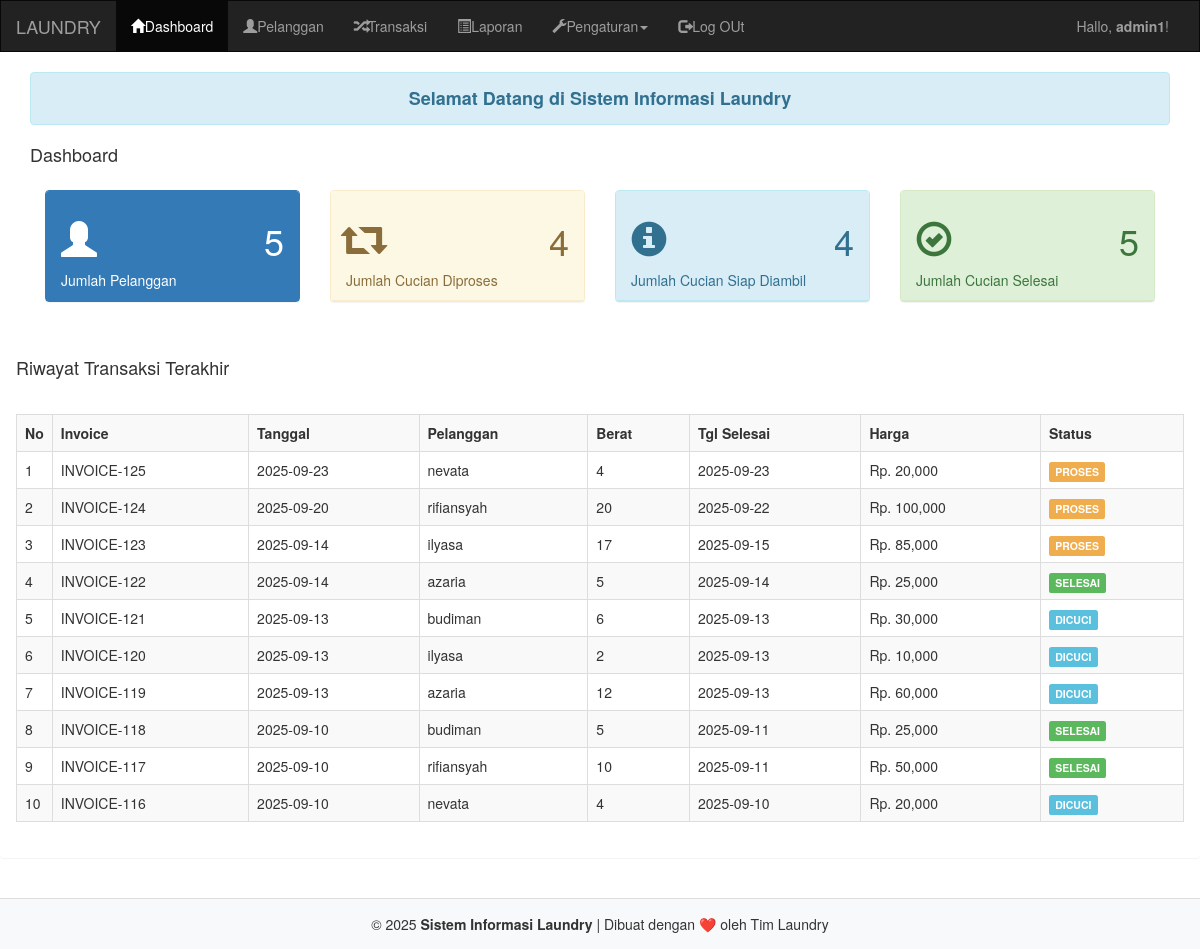
The page /admin/index.php (signed in) on the database its author committed.
### tables this page shows
CREATE TABLE `transaksi` (
  `transaksi_id` int(11) NOT NULL,
  `transaksi_tgl` date NOT NULL,
  `transaksi_pelanggan` int(11) NOT NULL,
  `transaksi_harga` int(11) NOT NULL,
  `transaksi_berat` int(11) NOT NULL,
  `transaksi_tgl_selesai` date NOT NULL,
  `transaksi_status` int(11) NOT NULL
);

CREATE TABLE `pelanggan` (
  `pelanggan_id` int(11) NOT NULL,
  `pelanggan_nama` varchar(255) NOT NULL,
  `pelanggan_hp` varchar(20) NOT NULL,
  `pelanggan_alamat` text NOT NULL
);

### admin/index.php (the view, shortened to what this page needs)
<?php
    include 'header.php';
    include '../koneksi.php';
?>
<div class ="container">
    <div class="alert alert-info text-center">
        <h4 style="margin-bottom: 0px;"><b>Selamat Datang di Sistem Informasi Laundry</b></h4>
    </div>
    <div class="panel>
    <div class = "panel-heading">
        <h4>Dashboard</h4>
    </div>
    <div class = "panel-body">
        <div class="row">
            <div class="col-md-3">
                <div class="panel panel-primary">
                    <div class="panel-heading">
                        <h1>
                            <i class="glyphicon glyphicon-user"></i>
                            <span class="pull-right">
                                <?php
                                    $pelanggan = mysqli_query($koneksi,"select * from pelanggan");
                                    echo mysqli_num_rows($pelanggan);
                                ?>
                            </span>
                        </h1>
                        Jumlah Pelanggan
                    </div>
                </div>
            </div>
            <div class="col-md-3">
                <div class="panel panel-warning">
                    <div class="panel-heading">
                        <h1>
                            <i class="glyphicon glyphicon-retweet"></i>
                            <span class="pull-right">
                                <?php
                                    $proses = mysqli_query($koneksi,"select * from transaksi where
                                    transaksi_status ='0'");
                                    echo mysqli_num_rows($proses);
                                ?>
                            </span>
                        </h1>
                        Jumlah Cucian Diproses
                    </div>
                </div>
            </div>
            <div class="col-md-3">
                <div class="panel panel-info">
                    <div class="panel-heading">
                        <h1>
                            <i class="glyphicon glyphicon-info-sign"></i>
                            <span class="pull-right">
                                <?php
                                    $proses = mysqli_query($koneksi,"select * from  transaksi where transaksi_status ='0'");
                                    echo mysqli_num_rows($proses);
                                ?>
                            </span>
                        </h1>
                        Jumlah Cucian Siap Diambil
                    </div>
                </div>
            </div>
            <div class="col-md-3">
                <div class="panel panel-success">
                    <div class="panel-heading">
                        <h1>
                            <i class="glyphicon glyphicon-ok-circle"></i>
                            <span class="pull-right">
                                <?php
                                    $proses = mysqli_query($koneksi,"select * from  transaksi where transaksi_status ='2'");
                                    echo mysqli_num_rows($proses);
                                ?>
                            </span>
                        </h1>
                        Jumlah Cucian Selesai
                    </div>
                </div>
            </div>
        </div>
    </div>
</div>
    <div class="panel">
        <div class="panel-heading">
            <h4>Riwayat Transaksi Terakhir</h4>
        </div>
        <div class="panel-body">
            <table class="table table-bordered table-striped">
                <tr>
                    <th width="1%">No</th>
                    <th>Invoice</th>
                    <th>Tanggal</th>
                    <th>Pelanggan</th>
                    <th>Berat</th>
                    <th>Tgl Selesai</th>
                    <th>Harga</th>
                    <th>Status</th>
                </tr>
                <?php
                    $data = mysqli_query($koneksi, " select * from pelanggan,transaksi where transaksi_pelanggan=pelanggan_id order by transaksi_id desc limit 10");
                    $no = 1;
                    while ($d = mysqli_fetch_array($data)) {
                    ?>
                        <tr>
                            <td><?php echo $no++; ?></td>
                            <td>INVOICE-</INVOICE-><?php echo $d['transaksi_id']; ?></td>
                            <td><?php echo $d['transaksi_tgl']; ?></td>
                            <td><?php echo $d['pelanggan_nama']; ?></td>
                            <td><?php echo $d['transaksi_berat']; ?></td>
                            <td><?php echo $d['transaksi_tgl_selesai']; ?></td>
                            <td><?php echo "Rp. " . number_format($d['transaksi_harga']); ?></td>
                        <td>
                    <?php
                    if ($d['transaksi_status']==0){
                        echo "<div class='label label-warning'>PROSES</div>";
                    }elseif ($d['transaksi_status']==1){
                        echo "<div class='label label-info'>DICUCI</div>";
                    }elseif ($d['transaksi_status']==2){
                        echo "<div class ='label label-success'>SELESAI</div>";
                    }
                    }
                    ?>
                    </td>
                    </tr>
            </table>
        </div>
    </div>
<?php
include 'footer.php';
?>

### admin/header.php (shortened to what this page needs)
<!DOCTYPE html>
<html>
<head>
	<link rel="stylesheet" type="text/css" href= "../assets/css/bootstrap.css">
</head>
<body style="background: #ffffffff;">
	<nav class="navbar navbar-inverse" style="border-radius: 0px;">
		<div class="container-fluid">
			<div class="navbar-header">
				<a class="navbar-brand" href="index.php">LAUNDRY</a>
			</div>
				<div class="collapse navbar-collapse">
					<ul class ="nav navbar-nav">
						<li class ="active"><a href ="index.php"><i class="glyphicon glyphicon-home"></i>Dashboard</a></li>
						<li><a href="pelanggan.php"><i class="glyphicon glyphicon-user"></i>Pelanggan</a></li>
						<li><a href="transaksi.php"><i class="glyphicon glyphicon-random"></i>Transaksi</a></li>
						<li><a href="laporan.php"><i class="glyphicon glyphicon-list-alt"></i>Laporan</a></li>
						<li class="dropdown">
							<a href ="#" class="dropdown-toggle" data-toggle="dropdown" role="button" aria-haspopup="true" aria-expanded="false"><i class="glyphicon glyphicon-wrench"></i>Pengaturan<span class="caret"></span></a>
						</li>
						<li><a href="logout.php"><i class ="glyphicon glyphicon-log-out"></i>Log OUt</a></li>
					</ul>
					<ul class="nav navbar-nav navbar-right"><li><p class="navbar-text">Hallo, <b>
						<?php echo $_SESSION['username']; ?></b>!</p></li>
					</ul>
				</div>
			</div>
</nav>
</body>
</html>

### admin/footer.php
<div class="footer text-center" style="margin-top: 40px; padding: 15px; background-color: #f8f9fa; border-top: 1px solid #ddd;">
    <p style="margin: 0;">
        &copy; <?php echo date('Y'); ?><b> Sistem Informasi Laundry </b>| Dibuat dengan ❤️ oleh Tim Laundry
    </p>
</div>
</body>
</html>

### rows shown on the page
transaksi: transaksi_id "125", transaksi_tgl "2025-09-23", transaksi_pelanggan.pelanggan_nama "nevata", transaksi_berat "4", transaksi_tgl_selesai "2025-09-23", transaksi_harga "20,000", transaksi_status "PROSES"
transaksi: transaksi_id "124", transaksi_tgl "2025-09-20", transaksi_pelanggan.pelanggan_nama "rifiansyah", transaksi_berat "20", transaksi_tgl_selesai "2025-09-22", transaksi_harga "100,000", transaksi_status "PROSES"
transaksi: transaksi_id "123", transaksi_tgl "2025-09-14", transaksi_pelanggan.pelanggan_nama "ilyasa", transaksi_berat "17", transaksi_tgl_selesai "2025-09-15", transaksi_harga "85,000", transaksi_status "PROSES"
transaksi: transaksi_id "122", transaksi_tgl "2025-09-14", transaksi_pelanggan.pelanggan_nama "azaria", transaksi_berat "5", transaksi_tgl_selesai "2025-09-14", transaksi_harga "25,000", transaksi_status "SELESAI"
transaksi: transaksi_id "121", transaksi_tgl "2025-09-13", transaksi_pelanggan.pelanggan_nama "budiman", transaksi_berat "6", transaksi_tgl_selesai "2025-09-13", transaksi_harga "30,000", transaksi_status "DICUCI"
transaksi: transaksi_id "120", transaksi_tgl "2025-09-13", transaksi_pelanggan.pelanggan_nama "ilyasa", transaksi_berat "2", transaksi_tgl_selesai "2025-09-13", transaksi_harga "10,000", transaksi_status "DICUCI"
transaksi: transaksi_id "119", transaksi_tgl "2025-09-13", transaksi_pelanggan.pelanggan_nama "azaria", transaksi_berat "12", transaksi_tgl_selesai "2025-09-13", transaksi_harga "60,000", transaksi_status "DICUCI"
transaksi: transaksi_id "118", transaksi_tgl "2025-09-10", transaksi_pelanggan.pelanggan_nama "budiman", transaksi_berat "5", transaksi_tgl_selesai "2025-09-11", transaksi_harga "25,000", transaksi_status "SELESAI"
transaksi: transaksi_id "117", transaksi_tgl "2025-09-10", transaksi_pelanggan.pelanggan_nama "rifiansyah", transaksi_berat "10", transaksi_tgl_selesai "2025-09-11", transaksi_harga "50,000", transaksi_status "SELESAI"
transaksi: transaksi_id "116", transaksi_tgl "2025-09-10", transaksi_pelanggan.pelanggan_nama "nevata", transaksi_berat "4", transaksi_tgl_selesai "2025-09-10", transaksi_harga "20,000", transaksi_status "DICUCI"

### other values the page prints
$_SESSION['username'] "admin1"
mysqli_num_rows($pelanggan) "5"
mysqli_num_rows($proses) "4"
mysqli_num_rows($proses) "5"
